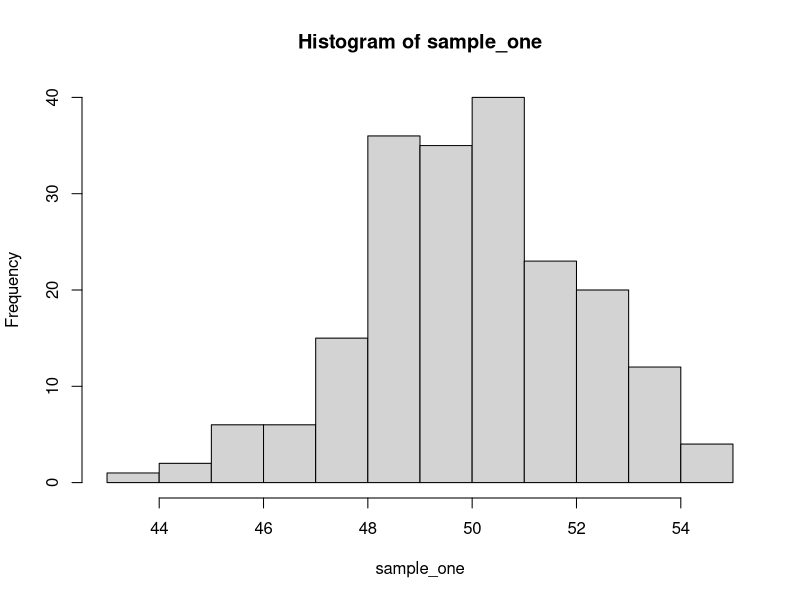
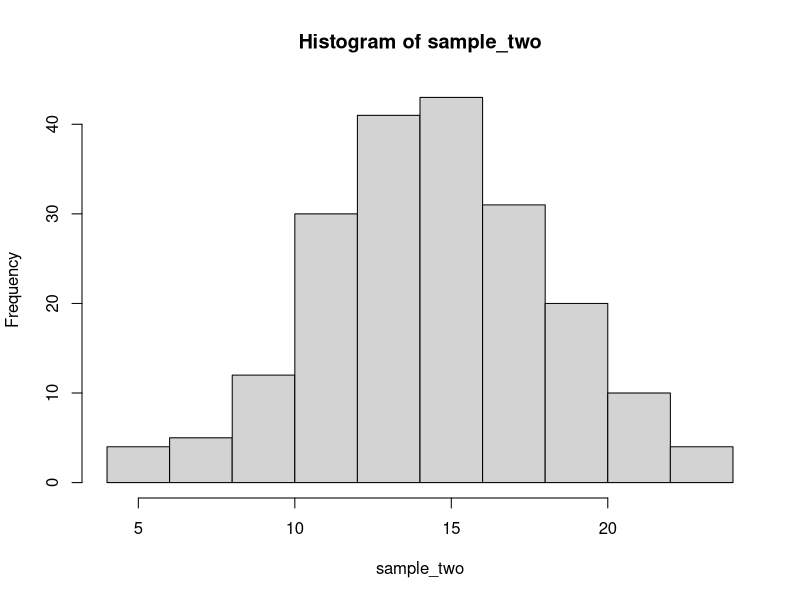

Write the R code that produced these figures, in order. (Note: this script raises an error after producing the figures.)
## ---- chunk 1
#First, let's make a data set with a normal distribution to use as a comparison later on. Remember, we want a large data set in order to run this test effectively.
sample_one <- rnorm(200, mean = 50, sd = 2) #making an arbitrary data set with the rnorm function to ensure normalcy
head(sample_one) #first 6 rows of our new data set
hist(sample_one) #visualizing the normal distribution with a histogram
## ---- chunk 2
sample_two <- rpois(200, 15) #using rpois() to randomize a large data set, keeping our size the same for simplicity
head(sample_two)
hist(sample_two)
## ---- chunk 3
# create matrix with 5 columns and 2 rows
data <- matrix(c(16,25,17,8,11, 14, 5, 13, 22, 19), nrow = 2, ncol = 5, byrow = TRUE)
 
# specify the column names and row names of matrix
colnames(data) <- c('A.marmorata ','C.fimbriata ','C.picta ','C.flavomarginata ', 'C.amboinensis')
rownames(data) <-  c('Cucumber','Lettuce')
 
# assign to table
final = as.table(data)
 
# display
final
## ---- chunk 4
data_2 <- matrix(c(18, 16, 25, 18, 17, 8, 18, 11, 14, 18, 5, 13, 18, 22, 19), nrow = 2, ncol = 6)
colnames(new_data) <- c('Prediction', 'A.marmorata ','C.fimbriata ','C.picta ','C.flavomarginata ', 'C.amboinensis')
rownames(new_data) <-  c('Cucumber','Lettuce')
#assign to table
final_new = as.table(new_data)
